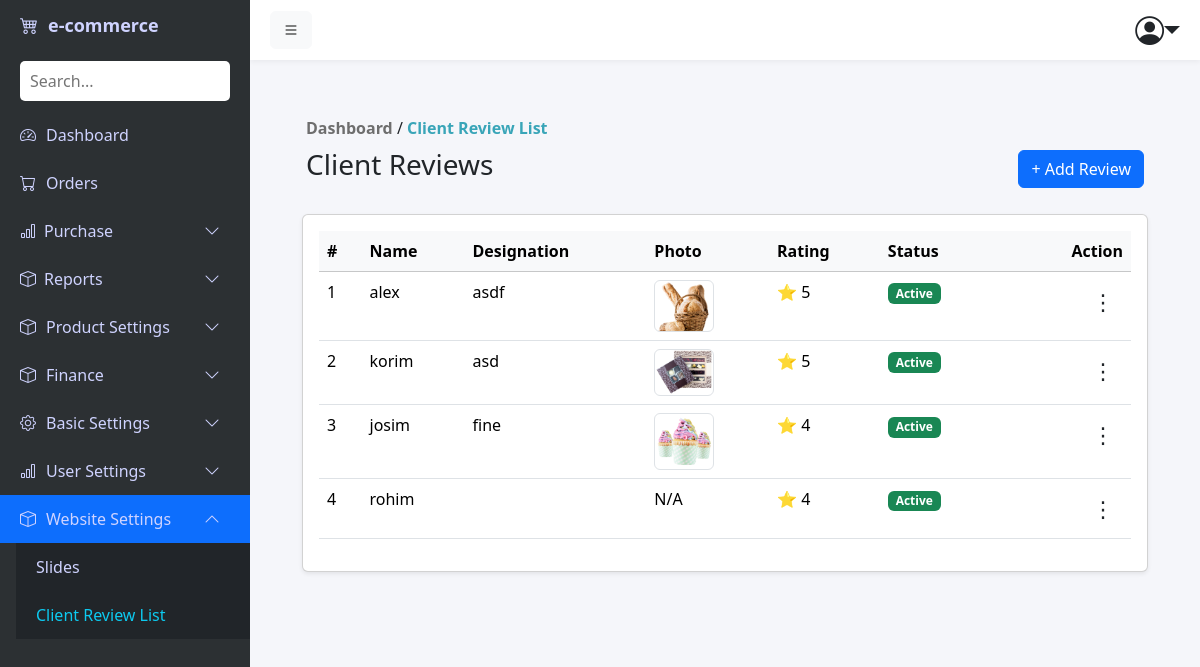
The app's page /admin-panel/client-reviews/ with its own data.
### admins/models.py (models this page shows, shortened)
class ClientReview(models.Model):
    name = models.CharField(max_length=200)
    designation = models.CharField(max_length=200, blank=True, null=True)
    review = models.TextField()
    photo = models.ImageField(upload_to='client_reviews/', blank=True, null=True)
    rating = models.IntegerField(default=5)
    status = models.BooleanField(default=True)

### admins/views.py (the view)
# urls.py: path('client-reviews/', views.client_review_list, name='client_review_list'),
def client_review_list(request):
    reviews = ClientReview.objects.all()
    return render(request, 'client/client_review_list.html', {'reviews': reviews})

### products/context_processors.py (called while the page is built)
def wishlist_count(request):
    if request.user.is_authenticated:
        count = Wishlist.objects.filter(user=request.user).count()
    else:
        if not request.session.session_key:
            request.session.create()
        count = Wishlist.objects.filter(
            session_key=request.session.session_key
        ).count()
    return {"wishlist_count": count}

### admins/templates/client/client_review_list.html (shortened to what this page needs)
{% extends 'base.html' %}
{% block content %}
<div class="text m-3">
    <a href="{% url 'admin_dashboard' %}" style="text-decoration:none;color:#6e6e6e;"><b>Dashboard</b></a> /
    <span style="color:#39a5b8;"><b>Client Review List</b></span>
    <div class="d-flex justify-content-between align-items-center mt-2">
        <h3>Client Reviews</h3>
        <a href="{% url 'client_review_add' %}" class="btn btn-primary">+ Add Review</a>
    </div>
</div>
<div class="container mt-4">
    <div class="card shadow-sm">
        <div class="card-body">
            <table class="table table-hover">
                <thead class="table-light">
                    <tr>
                        <th>#</th>
                        <th>Name</th>
                        <th>Designation</th>
                        <th>Photo</th>
                        <th>Rating</th>
                        <th>Status</th>
                        <th style="width: 140px;" class="text-end">Action</th>
                    </tr>
                </thead>
                <tbody>
                    {% for r in reviews %}
                    <tr>
                        <td>{{ forloop.counter }}</td>
                        <td>{{ r.name }}</td>
                        <td>{{ r.designation }}</td>
                        <td>
                            {% if r.photo %}
                                <img src="{{ r.photo.url }}" width="60" class="rounded border">
                            {% else %}
                                N/A
                            {% endif %}
                        </td>
                        <td>⭐ {{ r.rating }}</td>
                        <td>
                            {% if r.status %}
                                <span class="badge bg-success">Active</span>
                            {% else %}
                                <span class="badge bg-danger">Inactive</span>
                            {% endif %}
                        </td>
                        <td class="text-end">
                            <div class="dropdown">
                                <button class="btn btn-sm " type="button" data-bs-toggle="dropdown" style="font-size: 22px;">
                                    &#8942;
                                </button>
                            </div>
                        </td>
                    </tr>
                    {% empty %}
                    <tr>
                        <td colspan="7" class="text-center">No Reviews Found</td>
                    </tr>
                    {% endfor %}
                </tbody>
            </table>
        </div>
    </div>
</div>
{% endblock %}

### static/css/nav.css (style rules this page uses)
body { background: #f5f6fa; font-family: 'Segoe UI', sans-serif; }

### records on screen
ClientReview: name "alex", designation "asdf", photo (picture), rating "5", status "Active"
ClientReview: name "korim", designation "asd", photo (picture), rating "5", status "Active"
ClientReview: name "josim", designation "fine", photo (picture), rating "4", status "Active"
ClientReview: name "rohim", photo "N/A", rating "4", status "Active"
